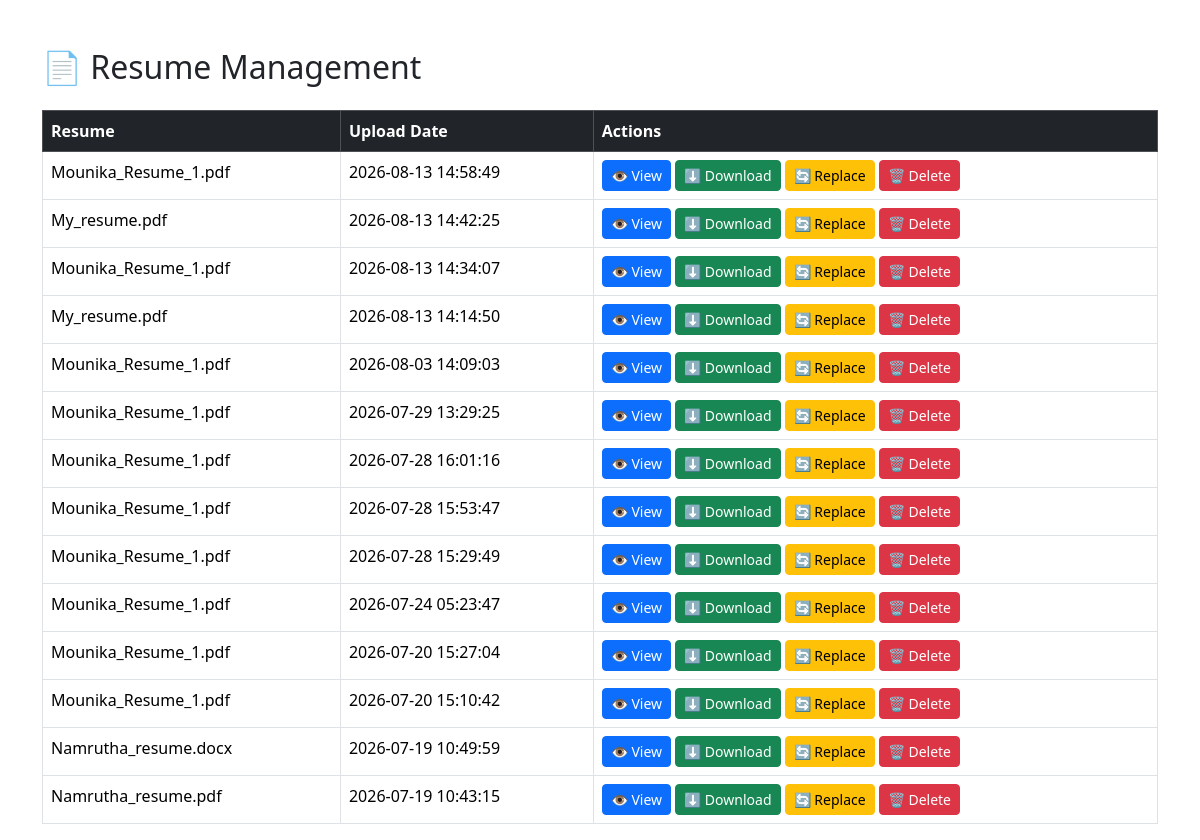
/resume-management (signed in), run on the app's committed database.
### tables this page shows
CREATE TABLE resume_history(
        id INTEGER PRIMARY KEY AUTOINCREMENT,
        email TEXT NOT NULL,
        filename TEXT NOT NULL,
        score INTEGER,
        career TEXT,
        salary TEXT,
        upload_date TIMESTAMP DEFAULT CURRENT_TIMESTAMP
    );

### app.py (the view)
@app.route("/resume-management")
@login_required
def resume_management():
    connection = sqlite3.connect(DATABASE)
    cursor = connection.cursor()
    cursor.execute("""
    SELECT filename, upload_date
    FROM resume_history
    WHERE email=?
    ORDER BY upload_date DESC
    """, (session["user_email"],))
    resumes = cursor.fetchall()
    connection.close()
    return render_template(
        "resume_management.html",
        resumes=resumes
    )

### app.py (called while the page is built)
def login_required(f):
    @wraps(f)
    def decorated_function(*args, **kwargs):
        if "user_email" not in session:
            return redirect(url_for("login"))
        return f(*args, **kwargs)
    return decorated_function

### templates/resume_management.html (shortened to what this page needs)
<!DOCTYPE html>
<html lang="en">
<head>
    <link href="https://cdn.jsdelivr.net/npm/bootstrap@5.3.7/dist/css/bootstrap.min.css" rel="stylesheet">
</head>
<body>
<div class="container mt-5">
    <h2 class="mb-4">📄 Resume Management</h2>
    {% if resumes %}
    <table class="table table-bordered table-hover">
        <thead class="table-dark">
            <tr>
                <th>Resume</th>
                <th>Upload Date</th>
                <th>Actions</th>
            </tr>
        </thead>
        <tbody>
        {% for resume in resumes %}
            <tr>
                <td>{{ resume[0] }}</td>
                <td>{{ resume[1] }}</td>
                <td>
                    <a href="{{ url_for('view_resume', filename=resume[0]) }}"
   target="_blank"
   class="btn btn-primary btn-sm">
    👁 View
</a>
                    <a href="{{ url_for('download_resume', filename=resume[0]) }}"
   class="btn btn-success btn-sm">
    ⬇ Download
</a>
                    <a href="{{ url_for('replace_resume', filename=resume[0]) }}"
   class="btn btn-warning btn-sm">
    🔄 Replace
</a>
                    <a href="{{ url_for('delete_resume', filename=resume[0]) }}"
   class="btn btn-danger btn-sm"
   onclick="return confirm('Are you sure you want to delete this resume?');">
    🗑 Delete
</a>
                </td>
            </tr>
        {% endfor %}
        </tbody>
    </table>
    {% else %}
    <div class="alert alert-warning">
        No resumes uploaded yet.
    </div>
    {% endif %}
</div>
</body>
</html>

### data on the page
resume_history: filename "Mounika_Resume_1.pdf", upload_date "2026-08-13 14:58:49"
resume_history: filename "My_resume.pdf", upload_date "2026-08-13 14:42:25"
resume_history: filename "Mounika_Resume_1.pdf", upload_date "2026-08-13 14:34:07"
resume_history: filename "My_resume.pdf", upload_date "2026-08-13 14:14:50"
resume_history: filename "Mounika_Resume_1.pdf", upload_date "2026-08-03 14:09:03"
resume_history: filename "Mounika_Resume_1.pdf", upload_date "2026-07-29 13:29:25"
resume_history: filename "Mounika_Resume_1.pdf", upload_date "2026-07-28 16:01:16"
resume_history: filename "Mounika_Resume_1.pdf", upload_date "2026-07-28 15:53:47"
resume_history: filename "Mounika_Resume_1.pdf", upload_date "2026-07-28 15:29:49"
resume_history: filename "Mounika_Resume_1.pdf", upload_date "2026-07-24 05:23:47"
resume_history: filename "Mounika_Resume_1.pdf", upload_date "2026-07-20 15:27:04"
resume_history: filename "Mounika_Resume_1.pdf", upload_date "2026-07-20 15:10:42"
resume_history: filename "Namrutha_resume.docx", upload_date "2026-07-19 10:49:59"
resume_history: filename "Namrutha_resume.pdf", upload_date "2026-07-19 10:43:15"
